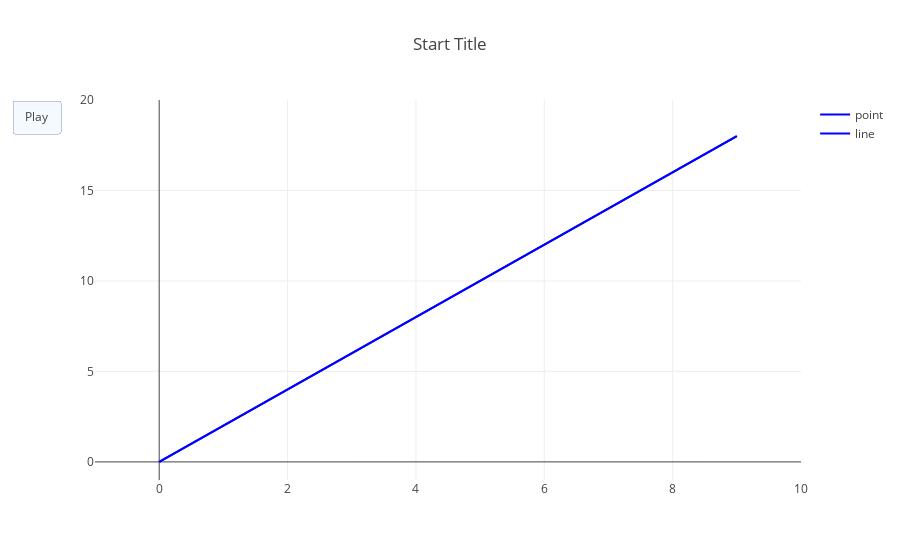

Source (notebook cell):
### Markdown cell above
# Moving Point on a Line

### Code cell
xs=np.arange(0, 10, 1)
ys=np.arange(0, 20, 2)
data = [
    dict(name='point', x=xs, y=ys, mode='lines', line=dict(width=2, color='blue')),
    dict(name='line', x=xs, y=ys, mode='lines', line=dict(width=2, color='blue'))
]
layout = dict(
    xaxis=dict(range=[-1, 10], autorange=False),
    yaxis=dict(range=[-1, 20], autorange=False),
    title='Start Title', 
    hovermode='closest',
    updatemenus= [
        {
            'type': 'buttons',
            'buttons': [{'label': 'Play', 'method': 'animate', 'args': [None]}]
        }
    ]
)
frames=[
    dict(
        data=[
            dict(x=[xs[i]], y=[ys[i]], mode='markers', marker=dict(color='red', size=10))
        ]
    ) for i in range(10)
]   
figure=dict(data=data, layout=layout, frames=frames)
iplot(figure)

### Figure 1 — Plotly figure (JSON) as saved in the notebook; plotly's stock layout.template omitted (floating-point values rounded to 4 significant figures)
{"data": [{"line": {"color": "blue", "width": 2}, "mode": "lines", "name": "point", "type": "scatter", "uid": "97275c04-e2e2-413f-a91a-dc18f447f8c7", "x": [0, 1, 2, 3, 4, 5, 6, 7, 8, 9], "y": [0, 2, 4, 6, 8, 10, 12, 14, 16, 18]}, {"line": {"color": "blue", "width": 2}, "mode": "lines", "name": "line", "type": "scatter", "uid": "274db32b-251e-473c-be37-da5a35871c0a", "x": [0, 1, 2, 3, 4, 5, 6, 7, 8, 9], "y": [0, 2, 4, 6, 8, 10, 12, 14, 16, 18]}], "layout": {"hovermode": "closest", "title": "Start Title", "updatemenus": [{"buttons": [{"args": [null], "label": "Play", "method": "animate"}], "type": "buttons"}], "xaxis": {"autorange": false, "range": [-1, 10]}, "yaxis": {"autorange": false, "range": [-1, 20]}}}
